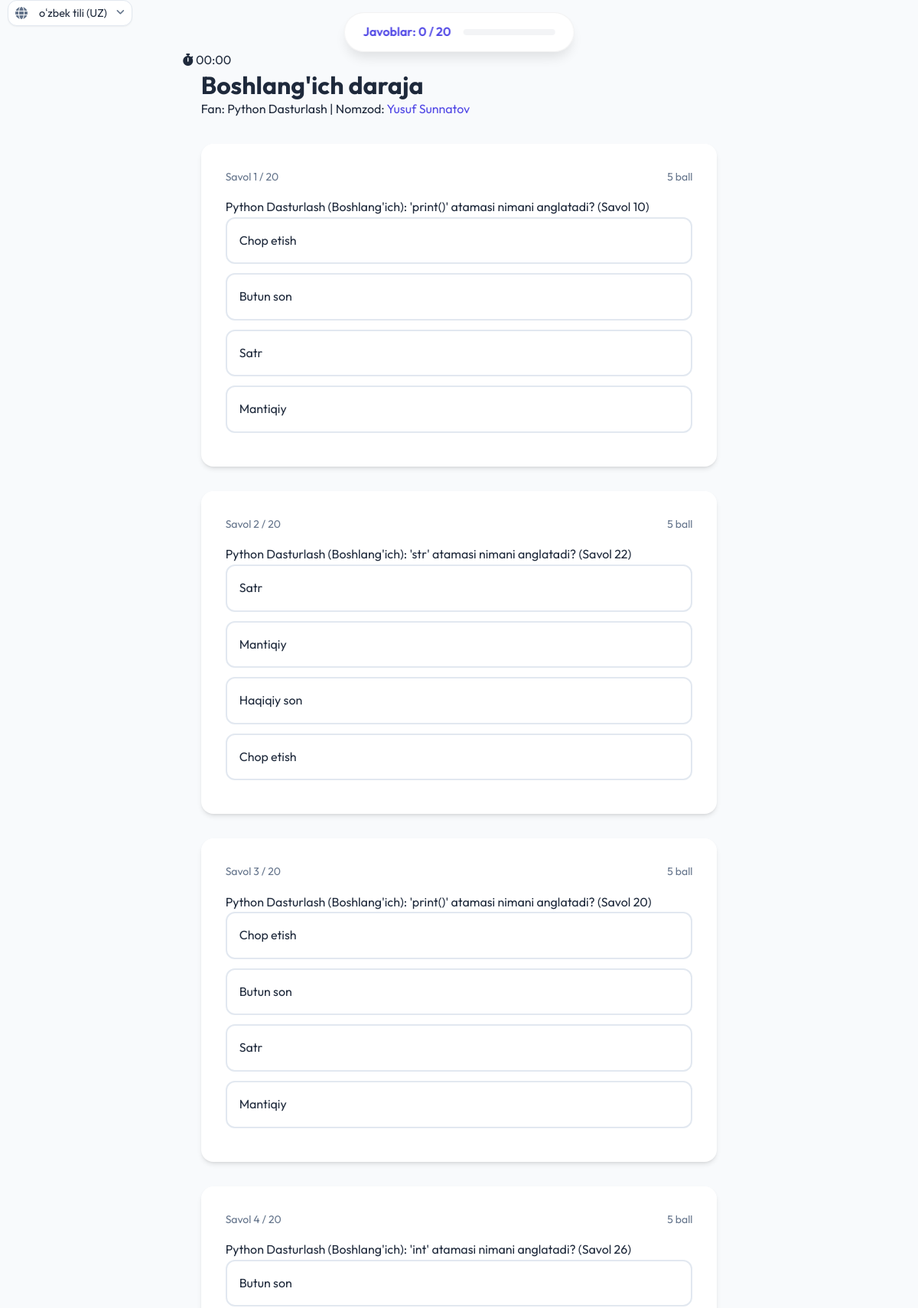
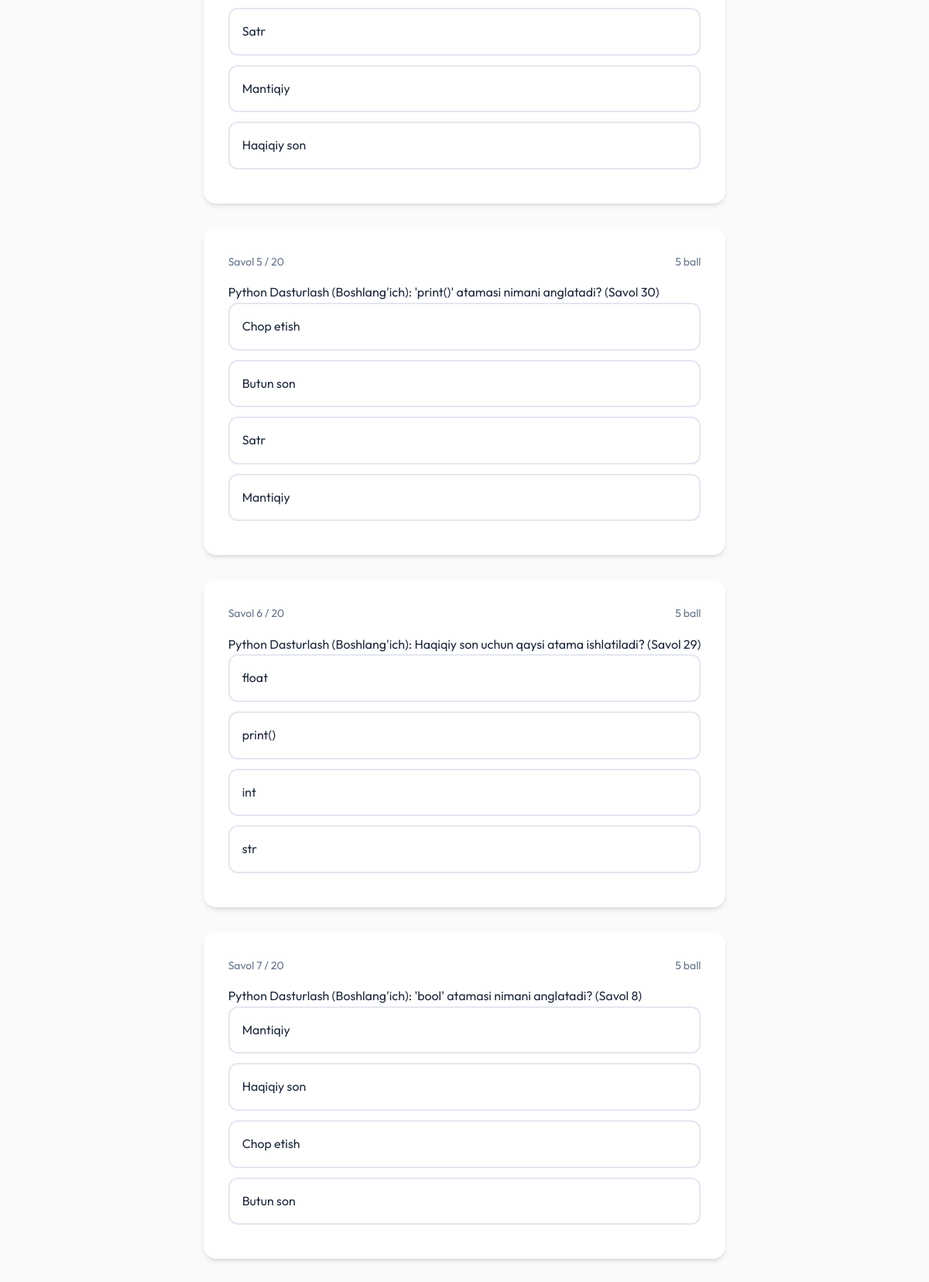
The app's page /uz/module/49/start/ (signed in, upper part) with its own data (2 pictures, top to bottom).
### quiz/models.py (models this page shows, shortened)
class Module(models.Model):
    subject = models.ForeignKey(Subject, on_delete=models.CASCADE, related_name='modules', verbose_name="Fan")
    name = models.CharField(max_length=100, verbose_name="Modul nomi")
    description = models.TextField(blank=True, verbose_name="Tavsif")
    order = models.PositiveIntegerField(default=0, verbose_name="Tartib raqami")
    duration = models.PositiveIntegerField(default=30, help_text="Daqiqalarda kiriting", verbose_name="Davomiyligi (daqiqa)")
    class Meta:
        ordering = ['order']
        verbose_name = "Modul"
        verbose_name_plural = "Modullar"

class Subject(models.Model):
    name = models.CharField(max_length=100, verbose_name="Fan nomi")
    description = models.TextField(blank=True, verbose_name="Tavsif")
    image = models.ImageField(upload_to='subjects/', blank=True, null=True, verbose_name="Rasm")
    slug = models.SlugField(unique=True, blank=True)
    class Meta:
        verbose_name = "Fan"
        verbose_name_plural = "Fanlar"

class Question(models.Model):
    QUESTION_TYPES = (
        ('MCQ', 'Ko\'p tanlovli (Test)'),
        ('CODE', 'Kod yozish (Amaliy)'),
    )
    module = models.ForeignKey(Module, on_delete=models.CASCADE, related_name='questions', verbose_name="Modul")
    text = models.TextField(verbose_name="Savol matni")
    question_type = models.CharField(max_length=4, choices=QUESTION_TYPES, default='MCQ', verbose_name="Savol turi")
    image = models.ImageField(upload_to='questions/', blank=True, null=True, verbose_name="Rasm (ixtiyoriy)")
    marks = models.PositiveIntegerField(default=1, verbose_name="Ball")
    class Meta:
        verbose_name = "Savol"
        verbose_name_plural = "Savollar"

class Choice(models.Model):
    question = models.ForeignKey(Question, on_delete=models.CASCADE, related_name='choices', verbose_name="Savol")
    text = models.CharField(max_length=255, verbose_name="Variant matni")
    is_correct = models.BooleanField(default=False, verbose_name="To'g'ri javobmi?")
    class Meta:
        verbose_name = "Variant"
        verbose_name_plural = "Variantlar"

### quiz/views.py (the view, shortened to what this page needs)
# urls.py: path('module/<int:module_id>/start/', views.take_test, name='take_test'),
@login_required
def take_test(request, module_id):
    module = get_object_or_404(Module, pk=module_id)
    attempt = TestAttempt.objects.filter(
        module=module,
        user=request.user,
        completed=False
    ).first()
    if attempt.completed:
        return redirect('quiz:test_result', attempt_id=attempt.id)
    attempt_answers = attempt.answers.all().select_related('question').order_by('id')
    questions = [answer.question for answer in attempt_answers]
    from django.db.models import prefetch_related_objects
    prefetch_related_objects(questions, 'choices')
    elapsed_time = (timezone.now() - attempt.start_time).total_seconds()
    time_limit_seconds = module.duration * 60
    remaining_seconds = max(0, time_limit_seconds - elapsed_time)
    return render(request, 'quiz/take_test.html', {
        'module': module,
        'questions': questions,
        'remaining_seconds': remaining_seconds,
        'attempt': attempt
    })

### quiz/templates/quiz/take_test.html (shortened to what this page needs)
{% extends 'quiz/base.html' %}
{% load static i18n %}
{% block content %}
<div class="row" style="position: relative;">
    <div class="timer-fixed">
        <div class="timer-card" id="timerCard">
            <i class="fas fa-stopwatch"></i>
            <span id="timer">00:00</span>
        </div>
    </div>
    <div
        style="position: fixed; top: 1rem; left: 50%; transform: translateX(-50%); z-index: 1000; background: rgba(255, 255, 255, 0.95); backdrop-filter: blur(10px); padding: 0.75rem 1.5rem; border-radius: 9999px; box-shadow: 0 10px 15px -3px rgba(0, 0, 0, 0.1); display: flex; align-items: center; gap: 1rem; border: 1px solid rgba(0,0,0,0.05);">
        <div style="font-weight: 600; color: var(--primary); white-space: nowrap;">
            {% trans "Javoblar" %}: <span id="answered-count">0</span> / {{ questions|length }}
        </div>
        <div style="width: 120px; height: 8px; background: #f3f4f6; border-radius: 4px; overflow: hidden;">
        </div>
    </div>
    <div class="container" style="max-width: 800px;">
        <div style="margin-bottom: 2rem;">
            <h1>{{ module.name }}</h1>
            <p>{% trans "Fan" %}: {{ module.subject.name }} | {% trans "Nomzod" %}: <span
                    style="color: var(--primary);">{{ request.user.get_full_name|default:request.user.username }}</span>
            </p>
        </div>
        <form method="post" id="quizForm">
            {% for question in questions %}
            <div class="question-card animate-fade-in"
                style="animation-delay: {{ forloop.counter0|add:1|default:1|floatformat:0|stringformat:'d' }}00ms;">
                <div style="margin-bottom: 1rem; color: var(--text-muted); font-size: 0.875rem;">
                    {% trans "Savol" %} {{ forloop.counter }} / {{ questions|length }}
                    <span style="float: right;">{{ question.marks }} {% trans "ball" %}</span>
                </div>
                <div class="question-text">
                    {{ question.text|linebreaks }}
                </div>
                {% if question.question_type == 'MCQ' %}
                <div class="choices-list">
                    {% for choice in question.choices.all %}
                    <div style="margin-bottom: 0.5rem;">
                        <label for="choice_{{ choice.id }}" class="choice-label">
                            {{ choice.text }}
                        </label>
                    </div>
                    {% endfor %}
                </div>
                {% endif %}
            </div>
            {% endfor %}
        </form>
    </div>
</div>
{% endblock %}

### static/css/style.css (style rules this page uses)
:root { --primary: #4f46e5; --primary-hover: #4338ca; --secondary: #ec4899; --accent: #8b5cf6; --background: #f8fafc; --surface: #ffffff; --text-main: #1e293b; --text-muted: #64748b; --border: #e2e8f0; --success: #10b981; --warning: #f59e0b; --danger: #ef4444; --shadow-sm: 0 1px 2px 0 rgb(0 0 0 / 0.05); --shadow-md: 0 4px 6px -1px rgb(0 0 0 / 0.1), 0 2px 4px -2px rgb(0 0 0 / 0.1); --shadow-lg: 0 10px 15px -3px rgb(0 0 0 / 0.1), 0 4px 6px -4px rgb(0 0 0 / 0.1); --shadow-colored: 0 10px 15px -3px rgba(79, 70, 229, 0.2); --radius-sm: 0.375rem; --radius-md: 0.75rem; --radius-lg: 1rem; --radius-xl: 1.5rem; --bg-card: var(--surface); --font-mono: 'Courier New', Courier, monospace; }
* { margin: 0; padding: 0; box-sizing: border-box; }
body { font-family: 'Outfit', sans-serif; background-color: var(--background); color: var(--text-main); line-height: 1.6; display: flex; flex-direction: column; min-height: 100vh; }
h1, h2, h3, h4, h5, h6 { font-weight: 700; line-height: 1.2; color: var(--text-main); }
.container { max-width: 1200px; margin: 0 auto; padding: 0 1.5rem; }
.question-card { background: white; padding: 2rem; border-radius: var(--radius-lg); box-shadow: var(--shadow-md); margin-bottom: 2rem; }
.choice-label { display: flex; align-items: center; padding: 1rem; border: 2px solid var(--border); border-radius: var(--radius-md); cursor: pointer; transition: all 0.2s; margin-bottom: 0.75rem; }
.animate-fade-in { animation: fadeIn 0.6s ease-out forwards; }

### records on screen
Module: name "Boshlang'ich daraja", subject.name "Python Dasturlash"
Question: questions "20", marks "5", text "Python Dasturlash (Boshlang'ich): 'print()' atamasi nimani anglatadi? (Savol 10)"
Choice: text "Chop etish"
Choice: text "Butun son"
Choice: text "Satr"
Choice: text "Mantiqiy"
Question: questions "20", marks "5", text "Python Dasturlash (Boshlang'ich): 'str' atamasi nimani anglatadi? (Savol 22)"
Choice: text "Satr"
Choice: text "Mantiqiy"
Choice: text "Haqiqiy son"
Choice: text "Chop etish"
Question: questions "20", marks "5", text "Python Dasturlash (Boshlang'ich): 'print()' atamasi nimani anglatadi? (Savol 20)"
Choice: text "Chop etish"
Choice: text "Butun son"
Choice: text "Satr"
Choice: text "Mantiqiy"
Question: questions "20", marks "5", text "Python Dasturlash (Boshlang'ich): 'int' atamasi nimani anglatadi? (Savol 26)"
Choice: text "Butun son"
Choice: text "Satr"
Choice: text "Mantiqiy"
Choice: text "Haqiqiy son"
Question: questions "20", marks "5", text "Python Dasturlash (Boshlang'ich): 'print()' atamasi nimani anglatadi? (Savol 30)"
Choice: text "Chop etish"
Choice: text "Butun son"
Choice: text "Satr"
Choice: text "Mantiqiy"
Question: questions "20", marks "5", text "Python Dasturlash (Boshlang'ich): Haqiqiy son uchun qaysi atama ishlatiladi? (Savol 29)"
Choice: text "float"
Choice: text "print()"
Choice: text "int"
Choice: text "str"
Question: questions "20", marks "5", text "Python Dasturlash (Boshlang'ich): 'bool' atamasi nimani anglatadi? (Savol 8)"
Choice: text "Mantiqiy"
Choice: text "Haqiqiy son"
Choice: text "Chop etish"
Choice: text "Butun son"

### other values on screen
{{ questions|length }} "20"
{{ request.user.get_full_name|default:request.user.username }} "Yusuf Sunnatov"
form field language "oʻzbek tili (UZ)"
